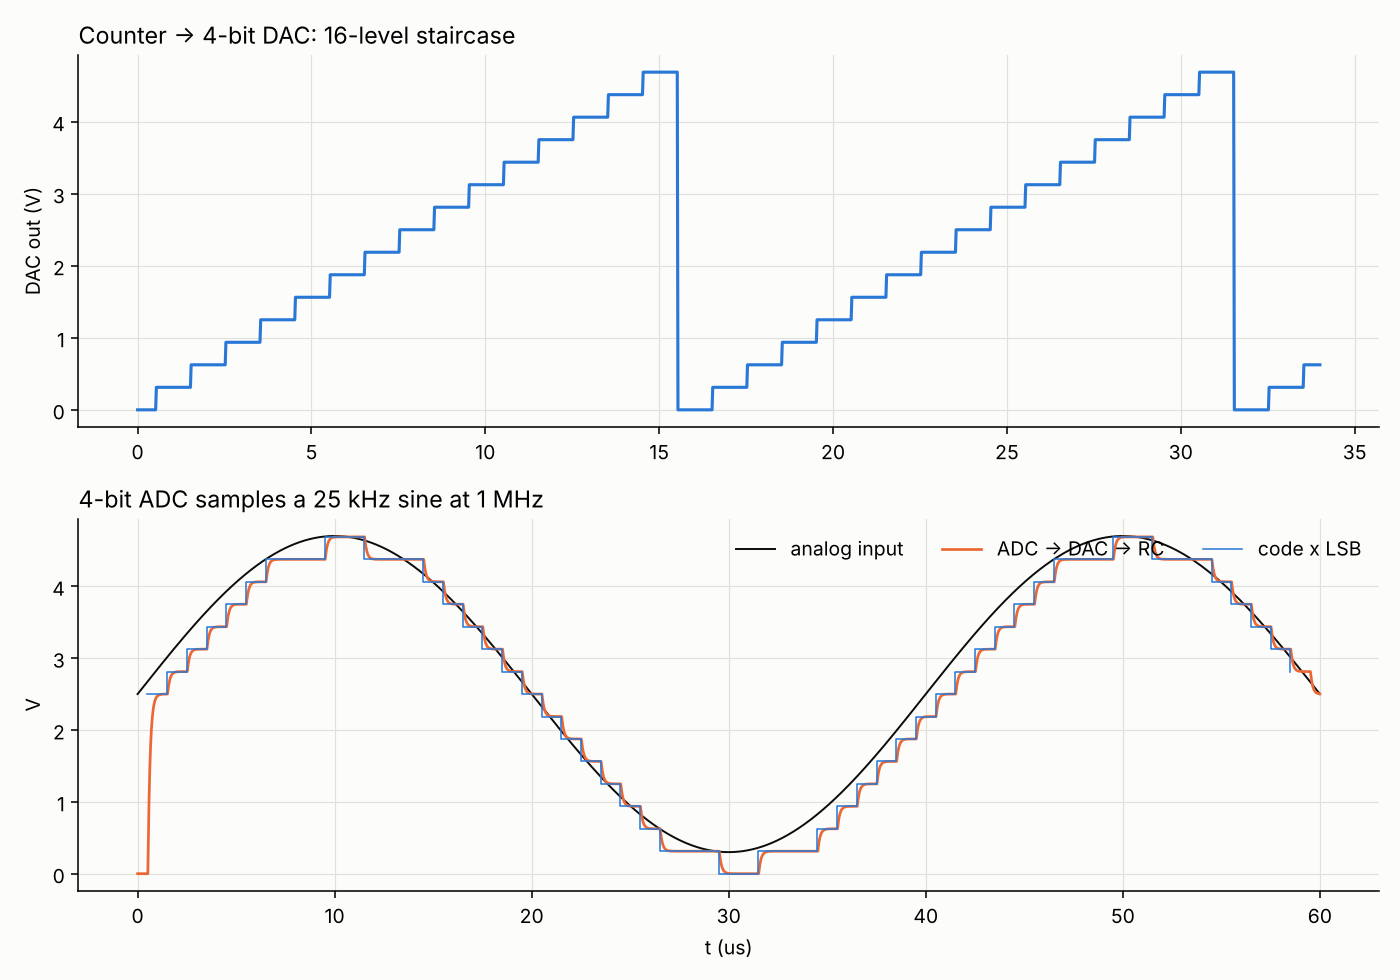

The Python source for this figure:
# ADC and DAC (4 bits): a Counter drives a DAC (staircase), an ADC samples a sine wave and a DAC
# rebuilds it from the codes; the analog output then goes through an RC low-pass filter.
# The converters use dsignal buses (width = number of bits: nodes c[0] .. c[3]); at the end the
# same chain is run with 8 bits.
import numpy as np
import matplotlib; matplotlib.use("Agg")
import matplotlib.pyplot as plt
from pyams.lib import circuit
from pyams.models import DigitalClock, Counter, DAC, ADC, SinVoltage, Resistor, Capacitor

N = 4; LSB = 5.0 / 2**N
Tck = 1e-6
# --- 1) counter -> DAC: 16-level staircase
ck = DigitalClock("clk"); ck.setParams("Freq=1MEG Td=0.5u")
cn = Counter("clk", "c", width=N)                  # bus c[0..N-1]
dac = DAC("c", "stair", width=N)
c = circuit(); c.addElements({"CK": ck, "CN": cn, "DAC": dac}); c.setOutPuts("stair", "CN.Q")
c.analysis(mode="tran", start=0, stop=34 * Tck, step=20e-9, adaptive=True, order=2, max_step=50e-9, lte=1e-3)
r1 = c.run(); t1 = np.array(r1["time"])
lv = [np.interp((k + 1.0) * Tck, t1, r1["stair"]) for k in range(33)]          # just before the next edge (after the rise of edge k)
exp = [(k + 1) % 16 * LSB for k in range(33)]
print("1) counter -> DAC: staircase levels vs code x LSB (LSB = %.4f V): max error %.2e V, steps of %.4f V" % (LSB, np.max(np.abs(np.array(lv) - np.array(exp))), np.mean(np.diff(lv[:15]))))

# --- 2) ADC samples a 25 kHz sine (2.5 V + 2.2 V) every microsecond; second DAC rebuilds it
sine = SinVoltage("ain", "0"); sine.setParams("Voff=2.5 Va=2.2 Fr=25k")
ck2 = DigitalClock("sclk"); ck2.setParams("Freq=1MEG Td=0.5u")
adc = ADC("ain", "sclk", "d", width=N)             # bus d[0..N-1]
dac2 = DAC("d", "rec", width=N)
rr = Resistor("rec", "flt"); rr.setParams("R=1KΩ")
cf = Capacitor("flt", "0"); cf.setParams("C=100pF")                        # RC = 100 ns: smooths the staircase
c = circuit(); c.addElements({"S": sine, "CK": ck2, "A": adc, "D": dac2, "R": rr, "C": cf})
c.setOutPuts("ain", "rec", "flt", "A.D")
c.analysis(mode="tran", start=0, stop=60e-6, step=20e-9, adaptive=True, order=2, max_step=50e-9, lte=1e-3)
r2 = c.run(); t2 = np.array(r2["time"])
edges = 0.5e-6 + Tck * np.arange(0, 59)
vin = np.interp(edges, t2, r2["ain"])
code_exp = np.clip(np.floor(vin / 5.0 * 2**N), 0, 2**N - 1)
code_got = np.array([np.interp(e + 0.2e-6, t2, r2["A.D"]) for e in edges])
err = code_got - code_exp
print("2) ADC: %d samples, %d equal to floor(Vin/Vref 2^N), max |difference| = %d LSB" % (len(edges), int(np.sum(err == 0)), int(np.max(np.abs(err)))))
rec = np.array([np.interp(e + 0.5e-6, t2, r2["rec"]) for e in edges])
print("   reconstruction (ADC -> DAC): max |V_rec - V_in| = %.3f V (1 LSB = %.4f V, ADC floors so the mean offset is -LSB/2 = %.4f)" %
      (np.max(np.abs(rec - vin)), LSB, np.mean(rec - vin)))

# --- 3) the same chain with 8 bits: only the width changes
M = 8; LSB8 = 5.0 / 2**M
ck3 = DigitalClock("sclk"); ck3.setParams("Freq=1MEG Td=0.5u")
adc8 = ADC("ain", "sclk", "e", width=M); dac8 = DAC("e", "rec8", width=M)
c = circuit(); c.addElements({"S": SinVoltage("ain", "0"), "CK": ck3, "A": adc8, "D": dac8})
c.elements["S"].setParams("Voff=2.5 Va=2.2 Fr=25k")
c.setOutPuts("ain", "rec8", "A.D")
c.analysis(mode="tran", start=0, stop=60e-6, step=20e-9, adaptive=True, order=2, max_step=50e-9, lte=1e-3)
r3 = c.run(); t3 = np.array(r3["time"])
vin8 = np.interp(edges, t3, r3["ain"])
cexp8 = np.clip(np.floor(vin8 / 5.0 * 2**M), 0, 2**M - 1)
cgot8 = np.array([np.interp(e + 0.2e-6, t3, r3["A.D"]) for e in edges])
rec8 = np.array([np.interp(e + 0.5e-6, t3, r3["rec8"]) for e in edges])
print("3) 8 bits (LSB = %.2f mV): %d of %d codes equal to floor(Vin/Vref 2^N), max |V_rec - V_in| = %.2f mV (<= 1 LSB)" %
      (1e3 * LSB8, int(np.sum(cgot8 == cexp8)), len(edges), 1e3 * np.max(np.abs(rec8 - vin8))))

# --- figure
fig, ax = plt.subplots(2, 1, figsize=(10, 7), facecolor="#fcfcfb")
ax[0].plot(t1 * 1e6, r1["stair"], color="#2a78d6", lw=1.6); ax[0].set_ylabel("DAC out (V)"); ax[0].set_title("Counter -> 4-bit DAC: 16-level staircase", loc="left")
ax[1].plot(t2 * 1e6, r2["ain"], color="#0b0b0b", lw=1, label="analog input"); ax[1].plot(t2 * 1e6, r2["flt"], color="#eb6834", lw=1.4, label="ADC -> DAC -> RC")
ax[1].step(edges * 1e6 + 0.0, code_got * LSB, where="post", color="#2a78d6", lw=.8, label="code x LSB")
ax[1].set_xlabel("t (us)"); ax[1].set_ylabel("V"); ax[1].legend(frameon=False, ncol=3, loc="upper right"); ax[1].set_title("4-bit ADC samples a 25 kHz sine at 1 MHz", loc="left")
for a in ax:
    a.set_facecolor("#fcfcfb"); a.grid(color="#e1e0d9", lw=.6)
    for s in ("top", "right"): a.spines[s].set_visible(False)
plt.tight_layout(); plt.savefig("digital_adc_dac.png", dpi=140)
